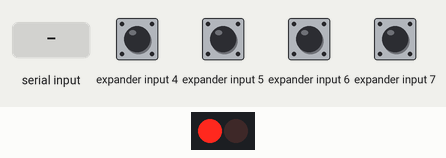
The program below on a simulated ESP32. Parts: 2 port-expander outputs drawn as a row of LEDs (first output left, lit = HIGH). Wiring (inferred from the names in the program): MCP23008 port expander at I2C address 0x20. Wiring (inferred from the signals the program sends): row of LEDs: on Q0, Q1. Inputs (shaded band) come from the test bench; at power-on: expander input 4–7 HIGH. What the program prints to the serial monitor is not drawn.

Above: at 2.6 s.
2.7 s: expander input 4 pulled LOW for 0.15 s
At 5.1 s:
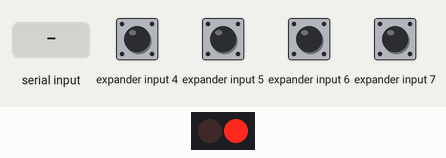
5.8 s: "1" received over the second serial link
At 6.7 s:
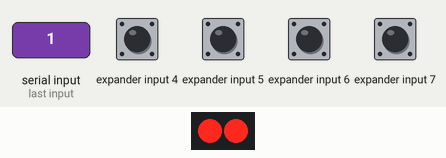
8.8 s: "0" received over the second serial link
11.5 s: "2" received over the second serial link
Timing chart, 0 to 14.5 s (numbered marks = the images above; inputs shaded):
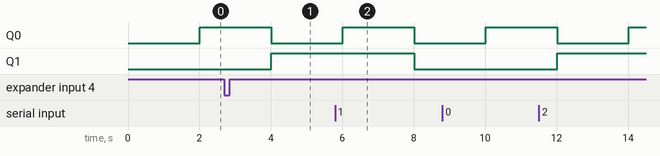

The program:

main.cpp
```cpp
#include <Arduino.h>
#include <MCP23008.h>
#include <HardwareSerial.h>

MCP23008 relay;
HardwareSerial serial1(2);

void inputChangeHandler(uint8_t input, uint8_t newState);

unsigned long interval = 2000;
unsigned long lastSwitch = 0;
int bankState;

void setup() {
  // put your setup code here, to run once:
  relay.setRelays(4);
  relay.setInputs(255);
  relay.registerInputChangeCallback(inputChangeHandler);
  relay.init(10);

  Serial.begin(115200);
  serial1.begin(115200);
}

void loop() {
  if(serial1.available()){
    delay(50);
    char buffer[serial1.available()];
    serial1.read(buffer, sizeof(buffer));
    Serial.printf("Received: %s\n", buffer);
  }
  //Update state of relays in loop
  if(millis() > lastSwitch+interval){
    lastSwitch = millis();
    if(bankState < 16){
      bankState++;
      relay.setBankStatus(bankState);
    }else{
      bankState = 0;
      relay.setBankStatus(0);
    }
  }
  //loop the board to check inputs
  relay.loop();
}

void inputChangeHandler(uint8_t input, uint8_t newState){
  Serial.printf("Input %i new state: %i\n",input,newState);
}
```
